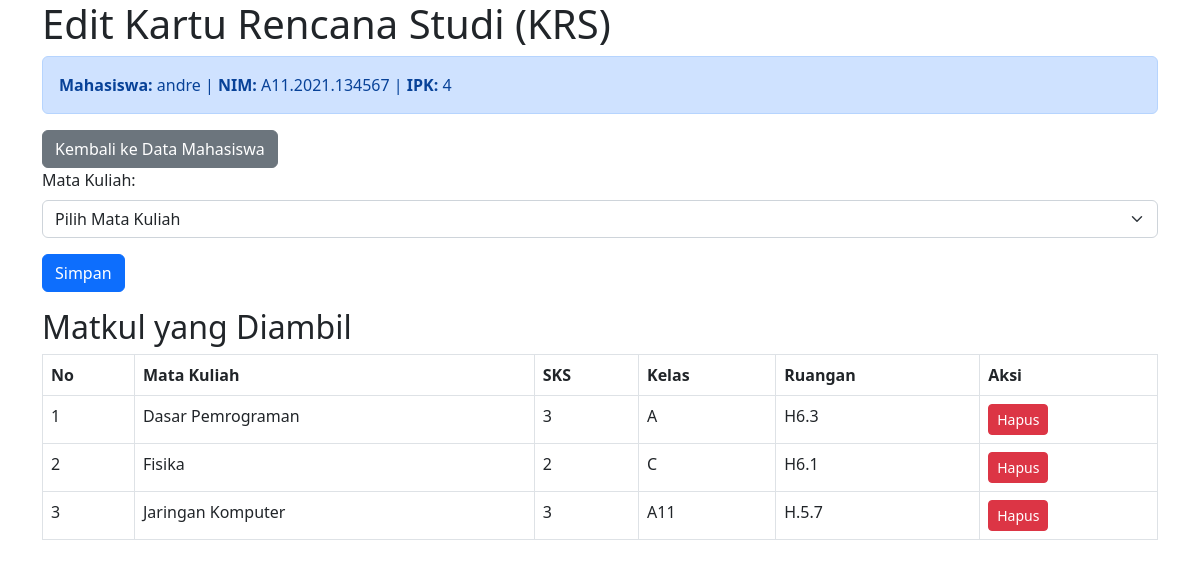
/edit.php?nim=A11.2021.134567, run on the app's committed database.
### tables this page shows
CREATE TABLE `inputmhs` (
  `id` int(11) NOT NULL,
  `nim` varchar(20) NOT NULL,
  `nama` varchar(100) NOT NULL,
  `ipk` float NOT NULL
);

CREATE TABLE `jwl_mhs` (
  `id` int(11) NOT NULL,
  `mhs_id` int(11) NOT NULL,
  `matakuliah_id` int(11) NOT NULL
);

CREATE TABLE `jwl_matakuliah` (
  `id` int(11) NOT NULL,
  `matakuliah` varchar(250) NOT NULL,
  `sks` int(11) NOT NULL,
  `kelp` varchar(10) DEFAULT NULL,
  `ruangan` varchar(5) DEFAULT NULL
);

### edit.php (the view, shortened to what this page needs)
<?php
include 'koneksi.php';
$nim = $_GET['nim'];
$query = $conn->prepare("SELECT * FROM inputmhs WHERE nim = ?");
$query->bind_param("s", $nim);
$query->execute();
$mahasiswa = $query->get_result()->fetch_assoc();
$query_taken = $conn->prepare("SELECT jm.id, mk.matakuliah, mk.sks, mk.kelp, mk.ruangan
                               FROM jwl_mhs jm
                               JOIN jwl_matakuliah mk ON jm.matakuliah_id = mk.id
                               WHERE jm.mhs_id = ?");
$query_taken->bind_param("i", $mahasiswa['id']);
$query_taken->execute();
$matkul_taken = $query_taken->get_result();
?>
<!DOCTYPE html>
<html lang="en">
<head>
    <link rel="stylesheet" href="https://cdn.jsdelivr.net/npm/bootstrap@5.2.3/dist/css/bootstrap.min.css">
</head>
<body>
    <div class="container">
        <h1>Edit Kartu Rencana Studi (KRS)</h1>
        <div class="alert alert-primary" role="alert">
            <strong>Mahasiswa:</strong> <?= htmlspecialchars($mahasiswa['nama']) ?> |
            <strong>NIM:</strong> <?= htmlspecialchars($mahasiswa['nim']) ?> |
            <strong>IPK:</strong> <?= htmlspecialchars($mahasiswa['ipk']) ?>
        </div>
        <a href="index.php" class="btn btn-secondary">Kembali ke Data Mahasiswa</a>
        <form method="POST" class="mb-3">
            <div class="mb-3">
                <label for="matakuliah" class="form-label">Mata Kuliah:</label>
                <select name="matakuliah_id" id="matakuliah" class="form-select" required>
                    <option value="" disabled selected>Pilih Mata Kuliah</option>
                </select>
            </div>
            <button type="submit" name="add_matkul" class="btn btn-primary">Simpan</button>
        </form>
        <h2>Matkul yang Diambil</h2>
        <table class="table table-bordered">
            <thead>
                <tr>
                    <th>No</th>
                    <th>Mata Kuliah</th>
                    <th>SKS</th>
                    <th>Kelas</th>
                    <th>Ruangan</th>
                    <th>Aksi</th>
                </tr>
            </thead>
            <tbody>
                <?php if ($matkul_taken->num_rows > 0): ?>
                    <?php $no = 1; while ($row = $matkul_taken->fetch_assoc()): ?>
                        <tr>
                            <td><?= $no++ ?></td>
                            <td><?= htmlspecialchars($row['matakuliah']) ?></td>
                            <td><?= htmlspecialchars($row['sks']) ?></td>
                            <td><?= htmlspecialchars($row['kelp']) ?></td>
                            <td><?= htmlspecialchars($row['ruangan']) ?></td>
                            <td>
                                <a href="edit.php?nim=<?= $nim ?>&delete=<?= $row['id'] ?>" class="btn btn-danger btn-sm">Hapus</a>
                            </td>
                        </tr>
                    <?php endwhile; ?>
                <?php else: ?>
                    <tr>
                        <td colspan="6" class="text-center">Belum ada mata kuliah yang diambil.</td>
                    </tr>
                <?php endif; ?>
            </tbody>
        </table>
    </div>
</body>
</html>

### data on the page
inputmhs: nama "andre", nim "A11.2021.134567", ipk "4"
jwl_mhs: matakuliah.matakuliah "Dasar Pemrograman", matakuliah.sks "3", matakuliah.kelp "A", matakuliah.ruangan "H6.3"
jwl_mhs: matakuliah.matakuliah "Fisika", matakuliah.sks "2", matakuliah.kelp "C", matakuliah.ruangan "H6.1"
jwl_mhs: matakuliah.matakuliah "Jaringan Komputer", matakuliah.sks "3", matakuliah.kelp "A11", matakuliah.ruangan "H.5.7"
